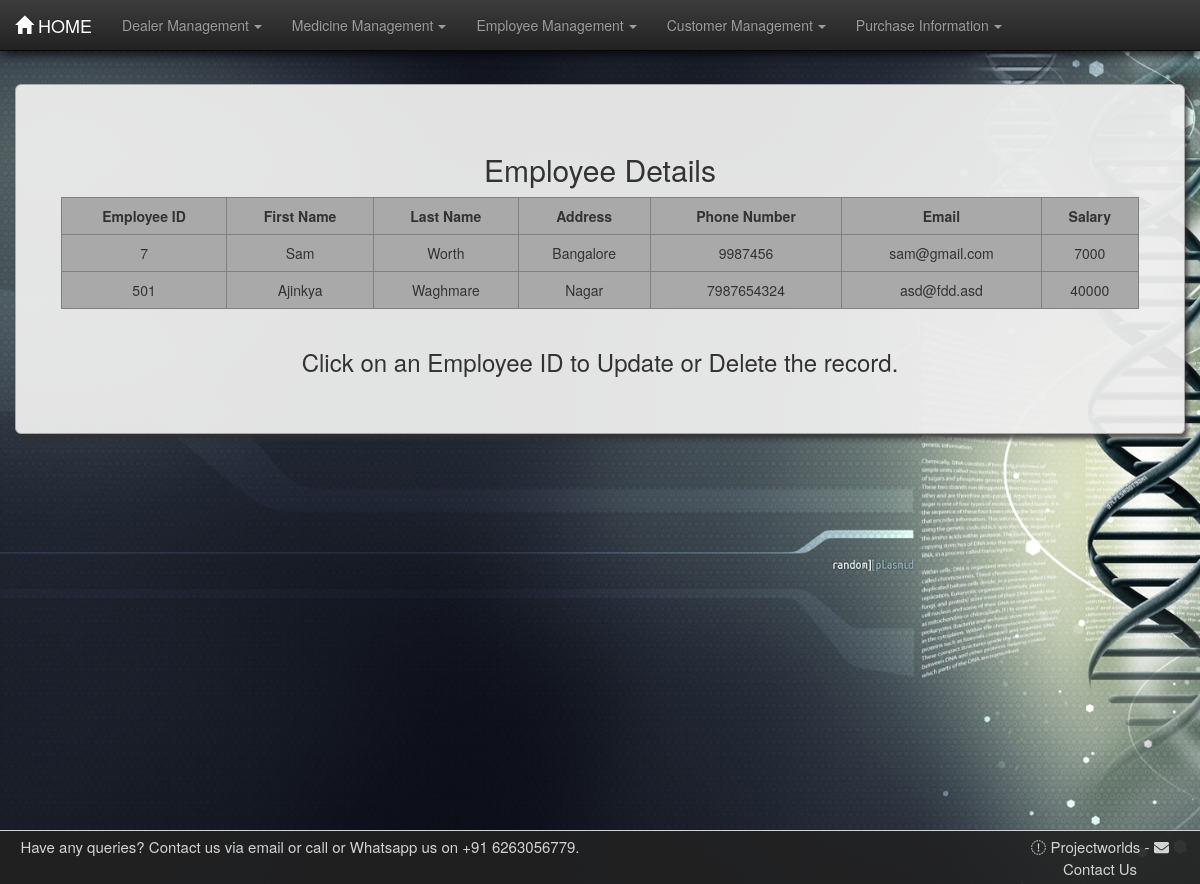
Screenshot of /pharma/emptable/ with the database file from the repository.
### pharma/models.py (models this page shows, shortened)
class Employee(models.Model):
    e_id = models.IntegerField(unique=True)
    fname = models.CharField(max_length=30)
    lname = models.CharField(max_length=30)
    address = models.CharField(max_length=100)
    email = models.CharField(max_length=50)
    sal = models.CharField(max_length=20)
    phn_no = models.BigIntegerField(unique=True)

### pharma/views.py (the view)
def emptable(request):
    emp = Employee.objects.all()
    dict = {"emp": emp}
    return render(request, 'pharma/emptable.html', dict)

### pharma/templates/pharma/emptable.html (shortened to what this page needs)
{% load staticfiles %}
<!DOCTYPE html>
<html lang="en">
<head>
    <link rel="stylesheet" href="{% static 'pharma/css/bootstrap.min.css' %}">
    <link rel="stylesheet" href="{% static 'pharma/css/bootstrap-theme.min.css' %}">
    <link rel="stylesheet" href="{% static 'pharma/css/style.css' %}">
</head>
<body>
<nav class="navbar navbar-inverse navbar-fixed-top">
    <div class="container-fluid">
        <div class="navbar-header">
            <a href="/pharma/" class="navbar-brand"><span
                    class="glyphicon glyphicon glyphicon-home"></span>&nbsp;HOME</a>
        </div>
        <div class="collapse navbar-collapse" id="thisnav">
            <ul class="nav navbar-nav">
                <li class="dropdown"><a href="#" class="dropdown-toggle" data-toggle="dropdown">Dealer Management<b
                        class="caret"></b></a>
                </li>
                <li class="dropdown"><a href="#" class="dropdown-toggle" data-toggle="dropdown">Medicine Management<b
                        class="caret"></b></a>
                </li>
                <li class="dropdown"><a href="#" class="dropdown-toggle" data-toggle="dropdown">Employee Management<b
                        class="caret"></b></a>
                </li>
                <li class="dropdown"><a href="#" class="dropdown-toggle" data-toggle="dropdown">Customer Management<b
                        class="caret"></b></a>
                </li>
                <li class="dropdown"><a href="#" class="dropdown-toggle" data-toggle="dropdown">Purchase Information<b
                        class="caret"></b></a>
                </li>
            </ul>
        </div>
    </div>
</nav>
<div class="container-fluid martop7">
    <div class="jumbotron jumcust">
        <h2>Employee Details</h2>
        <div class="row">
            <div class="col-md-1">
            </div>
            <table border="1" class="table table-responsive table-hover col-md-10">
                <tr>
                    <th>Employee ID</th>
                    <th>First Name</th>
                    <th>Last Name</th>
                    <th>Address</th>
                    <th>Phone Number</th>
                    <th>Email</th>
                    <th>Salary</th>
                </tr>
                {% for foo in emp %}
                    <tr>
                        <td class="idlink"><a href="/pharma/empformview{{ foo.id }}/">{{ foo.e_id }}</a></td>
                        <td>{{ foo.fname }}</td>
                        <td>{{ foo.lname }}</td>
                        <td>{{ foo.address }}</td>
                        <td>{{ foo.phn_no }}</td>
                        <td>{{ foo.email }}</td>
                        <td>{{ foo.sal }}</td>
                    </tr>
                {% endfor %}
            </table>
        </div>
        <footer><h3>Click on an Employee ID to Update or Delete the record.</h3></footer>
    </div>
</div>
<footer id="contact" class="container-fluid text-center">
    <div class="row">
        <div class="left-footer col-lg-6">
            <span class="footer-text">Have any queries? Contact us via email or call or Whatsapp  us on +91 6263056779.</span>
        </div>
        <div class="col-lg-4"></div>
        <div class="right-footer col-lg-2">
                <span class="linkto" onclick=" window.open('https://projectworlds.in/', '_blank'); return false;"><i
                        class="fab fa-globe-square prefix mr-1"></i> Projectworlds</span>
            <span>-</span>
            <span class="linkto" data-toggle="modal" data-target="#modalContactForm"><i
                    class="fa fa-envelope prefix mr-1"></i> Contact Us</span>
        </div>
    </div>
</footer>
</body>
</html>

### pharma/static/pharma/css/style.css (style rules this page uses)
body { background-image: url("images/bghome.jpg"); background-size: cover; background-attachment: fixed; min-height: 100vh; }
.caret { margin-left: 5px; }
table { text-align: center; border-collapse: collapse; background-color: darkgray; }
th { text-align: center; }
.martop7 { margin-top: 7%; }
.jumcust { box-shadow: 3px 5px 5px rgba(47, 47, 47, 0.8); border: 1px solid darkgrey; border-radius: 0px; text-align: center; background-color: rgba(238, 238, 238, 0.95); }
.table>tbody>tr>td, .table>tbody>tr>th { border-top: none; }
a:link { text-decoration: none; color: #333; }
#contact { padding-top: 0.5rem; padding-bottom: 0.5rem; border-top: 1px solid; background-color: rgba(34, 34, 34, 0.9); color: lightgray; font-size: 1.5rem; position: fixed; left: 0; bottom: 0; width: 100%; }
.linkto { cursor: pointer; }
.navbar { box-shadow: 2px 3px 10px rgba(0, 0, 0, 0.8); }

### rows the page displays
Employee: e_id "7", fname "Sam", lname "Worth", address "Bangalore", phn_no "9987456", email "sam@gmail.com", sal "7000"
Employee: e_id "501", fname "Ajinkya", lname "Waghmare", address "Nagar", phn_no "7987654324", email "asd@fdd.asd", sal "40000"
